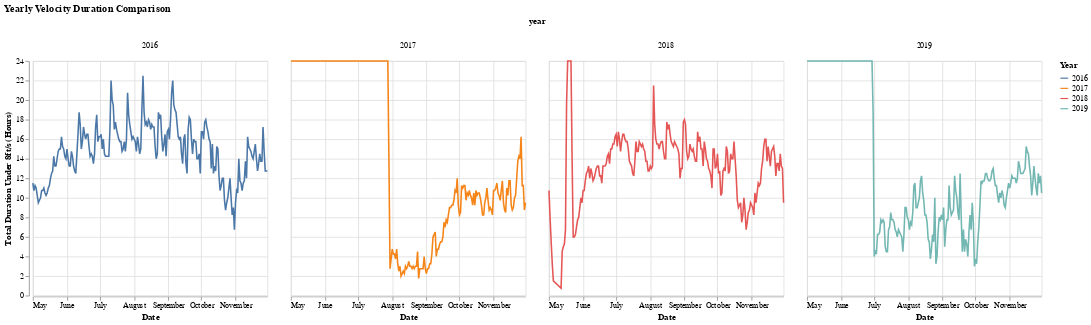

Notebook source saved alongside this figure:
### Code cell
summary_stats_vel = (glc_full_merged_df.groupby(["week", "date", "Velocity_Category"]).
            agg(
                total_velocity_duration=("time_unit", "sum")
            )).reset_index()
summary_stats_vel = summary_stats_vel[summary_stats_vel["Velocity_Category"] == "Under 8ft/s"]
summary_stats_vel['year'] = pd.to_datetime(summary_stats_vel['date']).dt.year
summary_stats_vel['month_day'] = pd.to_datetime(summary_stats_vel['date']).dt.strftime('%m-%d')

summary_stats_vel['month'] = pd.to_datetime(summary_stats_vel['date']).dt.month

base_small_multiples = alt.Chart(summary_stats_vel).mark_line().encode(
    x=alt.X("month_day:T", title="Date"),
    y=alt.Y("total_velocity_duration:Q", title="Total Duration Under 8ft/s (Hours)"),
    color=alt.Color("year:N", title="Year"),
    tooltip=["month_day:T", "total_velocity_duration:Q"]
).facet(
    column="year:N"
).properties(
    title="Yearly Velocity Duration Comparison"
)

base_small_multiples.show()

### Figure 1 — Vega-Lite specification as saved in the notebook (floating-point values rounded to 4 significant figures; data arrays with more than 128 entries replaced by an {"elided": "..."} marker saying what was removed)
{"config": {"view": {"continuousWidth": 300, "continuousHeight": 300}}, "data": {"name": "data-34ca14df67423a97d649a2fca21ecdaf"}, "facet": {"column": {"field": "year", "type": "nominal"}}, "spec": {"mark": {"type": "line"}, "encoding": {"color": {"field": "year", "title": "Year", "type": "nominal"}, "tooltip": [{"field": "month_day", "type": "temporal"}, {"field": "total_velocity_duration", "type": "quantitative"}], "x": {"field": "month_day", "title": "Date", "type": "temporal"}, "y": {"field": "total_velocity_duration", "title": "Total Duration Under 8ft/s (Hours)", "type": "quantitative"}}}, "title": "Yearly Velocity Duration Comparison", "$schema": "https://vega.github.io/schema/vega-lite/v5.20.1.json", "datasets": {"data-34ca14df67423a97d649a2fca21ecdaf": {"elided": "850 records"}}}
